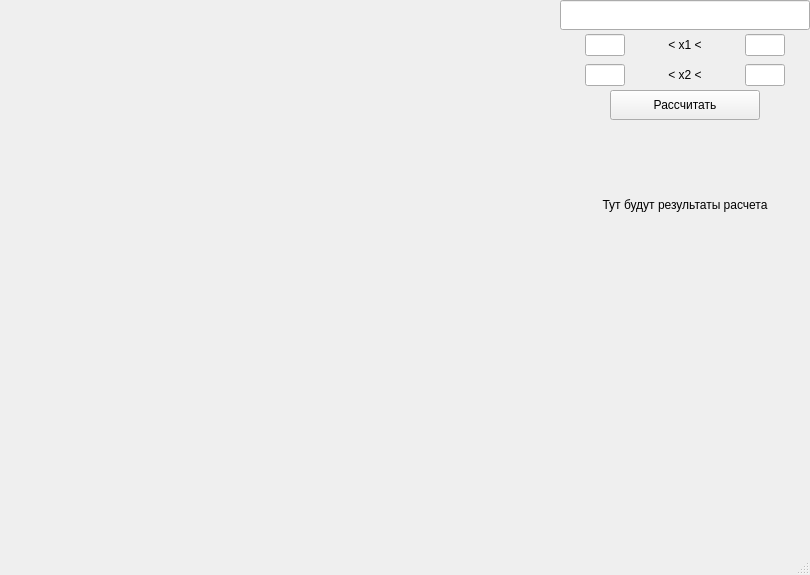
<?xml version="1.0" encoding="UTF-8"?>
<ui version="4.0">
 <class>MainWindow</class>
 <widget class="QMainWindow" name="MainWindow">
  <property name="geometry">
   <rect>
    <x>0</x>
    <y>0</y>
    <width>810</width>
    <height>575</height>
   </rect>
  </property>
  <property name="sizePolicy">
   <sizepolicy hsizetype="Preferred" vsizetype="Preferred">
    <horstretch>0</horstretch>
    <verstretch>0</verstretch>
   </sizepolicy>
  </property>
  <property name="minimumSize">
   <size>
    <width>810</width>
    <height>575</height>
   </size>
  </property>
  <property name="maximumSize">
   <size>
    <width>16777215</width>
    <height>16777215</height>
   </size>
  </property>
  <property name="windowTitle">
   <string>Метод Нелдера-Мида</string>
  </property>
  <widget class="QWidget" name="centralwidget">
   <property name="sizePolicy">
    <sizepolicy hsizetype="Maximum" vsizetype="Maximum">
     <horstretch>0</horstretch>
     <verstretch>0</verstretch>
    </sizepolicy>
   </property>
   <layout class="QGridLayout" name="gridLayout">
    <property name="leftMargin">
     <number>0</number>
    </property>
    <property name="topMargin">
     <number>0</number>
    </property>
    <property name="rightMargin">
     <number>0</number>
    </property>
    <property name="bottomMargin">
     <number>0</number>
    </property>
    <property name="spacing">
     <number>0</number>
    </property>
    <item row="0" column="0">
     <layout class="QHBoxLayout" name="horizontalLayout_2" stretch="5,0">
      <property name="spacing">
       <number>0</number>
      </property>
      <item>
       <widget class="QWidget" name="widget" native="true">
        <property name="sizePolicy">
         <sizepolicy hsizetype="Preferred" vsizetype="Preferred">
          <horstretch>0</horstretch>
          <verstretch>0</verstretch>
         </sizepolicy>
        </property>
        <property name="minimumSize">
         <size>
          <width>550</width>
          <height>550</height>
         </size>
        </property>
        <property name="autoFillBackground">
         <bool>false</bool>
        </property>
        <property name="styleSheet">
         <string notr="true"/>
        </property>
       </widget>
      </item>
      <item>
       <layout class="QVBoxLayout" name="verticalLayout" stretch="0,0,0,0,0,5">
        <property name="spacing">
         <number>0</number>
        </property>
        <property name="sizeConstraint">
         <enum>QLayout::SizeConstraint::SetDefaultConstraint</enum>
        </property>
        <item alignment="Qt::AlignmentFlag::AlignTop">
         <widget class="QLineEdit" name="lineEdit">
          <property name="minimumSize">
           <size>
            <width>120</width>
            <height>30</height>
           </size>
          </property>
          <property name="maximumSize">
           <size>
            <width>500</width>
            <height>16777215</height>
           </size>
          </property>
         </widget>
        </item>
        <item>
         <layout class="QHBoxLayout" name="horizontalLayout_4">
          <item alignment="Qt::AlignmentFlag::AlignRight">
           <widget class="QLineEdit" name="leftx1">
            <property name="minimumSize">
             <size>
              <width>30</width>
              <height>0</height>
             </size>
            </property>
            <property name="maximumSize">
             <size>
              <width>40</width>
              <height>16777215</height>
             </size>
            </property>
           </widget>
          </item>
          <item alignment="Qt::AlignmentFlag::AlignHCenter">
           <widget class="QLabel" name="label_2">
            <property name="minimumSize">
             <size>
              <width>120</width>
              <height>30</height>
             </size>
            </property>
            <property name="maximumSize">
             <size>
              <width>120</width>
              <height>16777215</height>
             </size>
            </property>
            <property name="text">
             <string>&lt; x1 &lt;</string>
            </property>
            <property name="alignment">
             <set>Qt::AlignmentFlag::AlignCenter</set>
            </property>
           </widget>
          </item>
          <item alignment="Qt::AlignmentFlag::AlignLeft">
           <widget class="QLineEdit" name="rightx1">
            <property name="minimumSize">
             <size>
              <width>30</width>
              <height>0</height>
             </size>
            </property>
            <property name="maximumSize">
             <size>
              <width>40</width>
              <height>16777215</height>
             </size>
            </property>
           </widget>
          </item>
         </layout>
        </item>
        <item>
         <layout class="QHBoxLayout" name="horizontalLayout_5">
          <item alignment="Qt::AlignmentFlag::AlignRight">
           <widget class="QLineEdit" name="leftx2">
            <property name="minimumSize">
             <size>
              <width>30</width>
              <height>0</height>
             </size>
            </property>
            <property name="maximumSize">
             <size>
              <width>40</width>
              <height>16777215</height>
             </size>
            </property>
           </widget>
          </item>
          <item alignment="Qt::AlignmentFlag::AlignHCenter">
           <widget class="QLabel" name="label_3">
            <property name="minimumSize">
             <size>
              <width>120</width>
              <height>30</height>
             </size>
            </property>
            <property name="maximumSize">
             <size>
              <width>120</width>
              <height>16777215</height>
             </size>
            </property>
            <property name="text">
             <string>&lt; x2 &lt;</string>
            </property>
            <property name="alignment">
             <set>Qt::AlignmentFlag::AlignCenter</set>
            </property>
           </widget>
          </item>
          <item alignment="Qt::AlignmentFlag::AlignLeft">
           <widget class="QLineEdit" name="rightx2">
            <property name="minimumSize">
             <size>
              <width>30</width>
              <height>0</height>
             </size>
            </property>
            <property name="maximumSize">
             <size>
              <width>40</width>
              <height>16777215</height>
             </size>
            </property>
           </widget>
          </item>
         </layout>
        </item>
        <item alignment="Qt::AlignmentFlag::AlignHCenter">
         <widget class="QPushButton" name="pushButton">
          <property name="minimumSize">
           <size>
            <width>150</width>
            <height>30</height>
           </size>
          </property>
          <property name="maximumSize">
           <size>
            <width>500</width>
            <height>16777215</height>
           </size>
          </property>
          <property name="text">
           <string>Рассчитать</string>
          </property>
         </widget>
        </item>
        <item alignment="Qt::AlignmentFlag::AlignHCenter">
         <widget class="QLabel" name="label">
          <property name="minimumSize">
           <size>
            <width>170</width>
            <height>170</height>
           </size>
          </property>
          <property name="maximumSize">
           <size>
            <width>500</width>
            <height>500</height>
           </size>
          </property>
          <property name="text">
           <string>Тут будут результаты расчета</string>
          </property>
          <property name="alignment">
           <set>Qt::AlignmentFlag::AlignCenter</set>
          </property>
         </widget>
        </item>
        <item alignment="Qt::AlignmentFlag::AlignTop">
         <widget class="QWidget" name="widget_2" native="true">
          <property name="minimumSize">
           <size>
            <width>250</width>
            <height>250</height>
           </size>
          </property>
          <property name="maximumSize">
           <size>
            <width>250</width>
            <height>250</height>
           </size>
          </property>
          <property name="styleSheet">
           <string notr="true"/>
          </property>
         </widget>
        </item>
       </layout>
      </item>
     </layout>
    </item>
   </layout>
  </widget>
  <widget class="QStatusBar" name="statusbar"/>
 </widget>
 <resources/>
 <connections/>
</ui>
